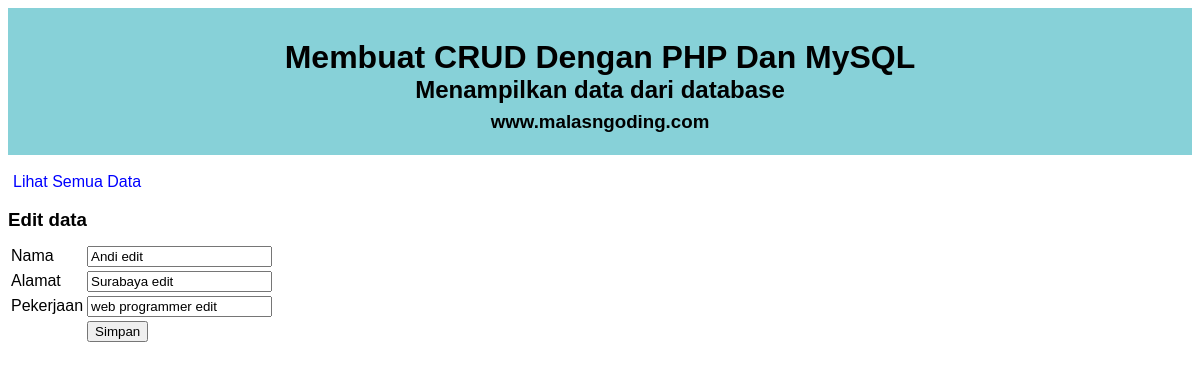
The page /edit.php?id=1 on the database its author committed.
### tables this page shows
CREATE TABLE `user` (
  `id` int(11) NOT NULL,
  `nama` varchar(50) NOT NULL,
  `alamat` text NOT NULL,
  `pekerjaan` varchar(50) NOT NULL
);

### edit.php (the view, shortened to what this page needs)
<!DOCTYPE html>
<html>
<head>
	<link rel="stylesheet" type="text/css" href="style.css">
</head>
<body>
	<div class="judul">
		<h1>Membuat CRUD Dengan PHP Dan MySQL</h1>
		<h2>Menampilkan data dari database</h2>
		<h3>www.malasngoding.com</h3>
	</div>
	<br/>
	<a href="index.php">Lihat Semua Data</a>
	<br/>
	<h3>Edit data</h3>
	<?php
	include "koneksi.php";
	$id = $_GET['id'];
	$query_mysql = mysqli_query($host, "SELECT * FROM user WHERE id='$id'")or die(mysql_error());
	while($data = mysqli_fetch_array($query_mysql)){
	?>
	<form action="update.php" method="post">
		<table>
			<tr>
				<td>Nama</td>
				<td>
					<input type="text" name="nama" value="<?php echo $data['nama'] ?>">
				</td>
			</tr>
			<tr>
				<td>Alamat</td>
				<td><input type="text" name="alamat" value="<?php echo $data['alamat'] ?>"></td>
			</tr>
			<tr>
				<td>Pekerjaan</td>
				<td><input type="text" name="pekerjaan" value="<?php echo $data['pekerjaan'] ?>"></td>
			</tr>
			<tr>
				<td></td>
				<td><input type="submit" value="Simpan"></td>
			</tr>
		</table>
	</form>
	<?php } ?>
</body>
</html>

### style.css (style rules this page uses)
body { font-family: 'arial'; color: #000; }
.judul { background: #87D1D8; padding: 10px; text-align: center; }
.judul h1,h2,h3 { height: 15px; }
a { color: blue; padding: 5px; text-decoration: none; }

### rows shown on the page
user: nama "Andi edit", alamat "Surabaya edit", pekerjaan "web programmer edit"
